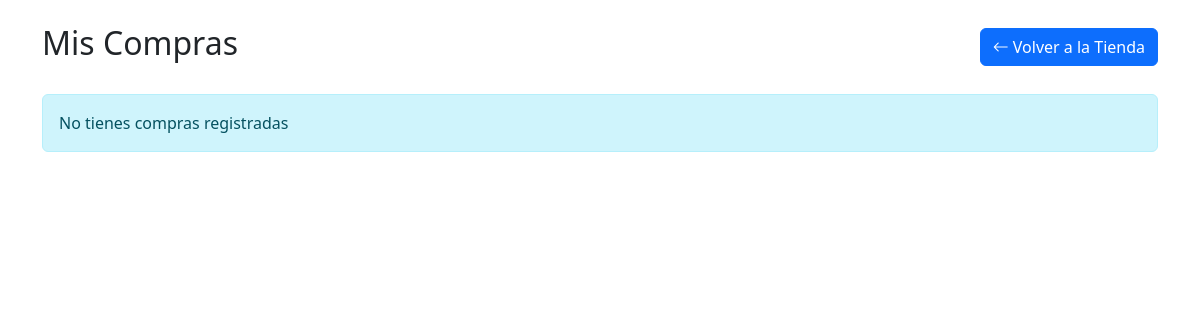
The app's page /historial.php (signed in), older data.
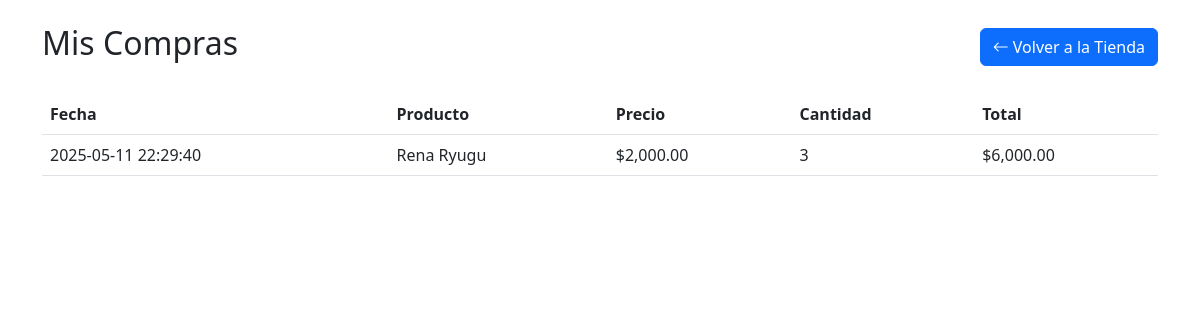
The same page, newer data.
### tables this page shows
CREATE TABLE `historial` (
  `idcompra` int(20) NOT NULL,
  `usuario` int(20) NOT NULL,
  `producto` int(20) NOT NULL,
  `cantidad` int(20) NOT NULL,
  `fecha` timestamp NOT NULL DEFAULT current_timestamp()
);

CREATE TABLE `productos` (
  `idproducto` int(20) NOT NULL,
  `nombre` varchar(30) NOT NULL,
  `descripcion` text NOT NULL,
  `precio` decimal(10,0) NOT NULL,
  `cantidad_almacen` int(100) NOT NULL,
  `fabricante` varchar(100) NOT NULL,
  `origen` varchar(100) NOT NULL,
  `fotos` text NOT NULL
);

### historial.php (the view, shortened to what this page needs)
<?php
$db = new mysqli('localhost', 'root', '', 'figuras');
?>
<!DOCTYPE html>
<html>
<head>
    <link href="https://cdn.jsdelivr.net/npm/bootstrap@5.2.3/dist/css/bootstrap.min.css" rel="stylesheet">
</head>
<body>
    <div class="container mt-4">
        <div class="d-flex justify-content-between align-items-center mb-4">
            <h2>Mis Compras</h2>
            <a href="index.php" class="btn btn-primary">
                <i class="bi bi-arrow-left"></i> Volver a la Tienda
            </a>
        </div>
        <?php
        $compras = $db->query("
            SELECT h.fecha, p.nombre, p.precio, h.cantidad, (p.precio * h.cantidad) as total
            FROM historial h
            JOIN productos p ON h.producto = p.idproducto
            WHERE h.usuario = {$_SESSION['usuario_id']}
            ORDER BY h.fecha DESC
        ");
        if ($compras->num_rows > 0): ?>
            <table class="table">
                <tr><th>Fecha</th><th>Producto</th><th>Precio</th><th>Cantidad</th><th>Total</th></tr>
                <?php while($compra = $compras->fetch_assoc()): ?>
                    <tr>
                        <td><?= $compra['fecha'] ?></td>
                        <td><?= $compra['nombre'] ?></td>
                        <td>$<?= number_format($compra['precio'], 2) ?></td>
                        <td><?= $compra['cantidad'] ?></td>
                        <td>$<?= number_format($compra['total'], 2) ?></td>
                    </tr>
                <?php endwhile; ?>
            </table>
        <?php else: ?>
            <div class="alert alert-info">
                No tienes compras registradas
            </div>
        <?php endif; ?>
    </div>
    <link rel="stylesheet" href="https://cdn.jsdelivr.net/npm/bootstrap-icons@1.5.0/font/bootstrap-icons.css">
</body>
</html>

Row changes from the older to the newer data that the page shows:
added historial: fecha "2025-05-11 22:29:40", producto.nombre "Rena Ryugu", producto.precio "2,000.00", cantidad "3", total "6,000.00"
Text that changed along with them:
text no longer shown: "No tienes compras registradas"
text now shown: "Fecha Producto Precio Cantidad Total"
